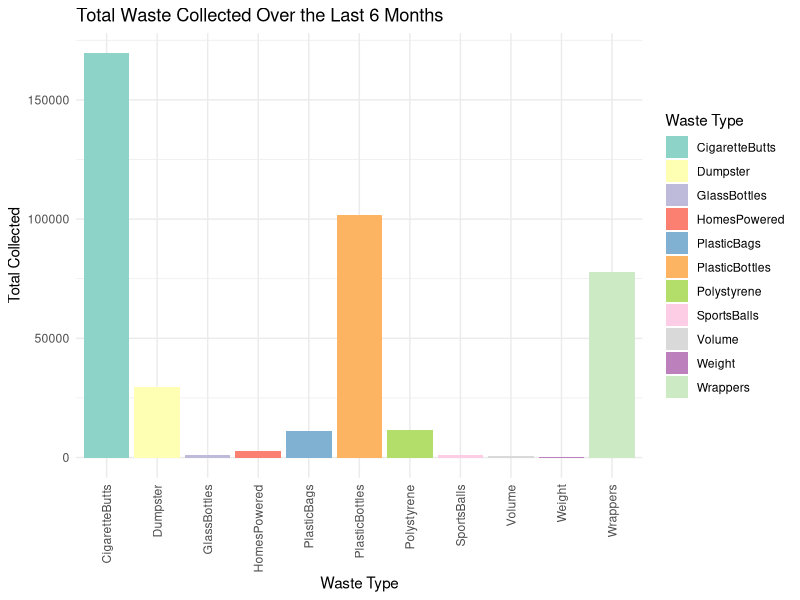
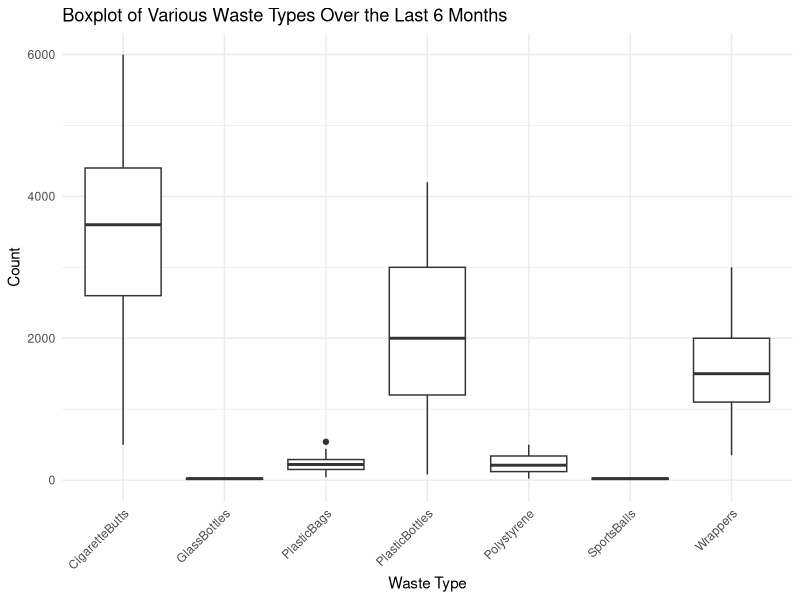
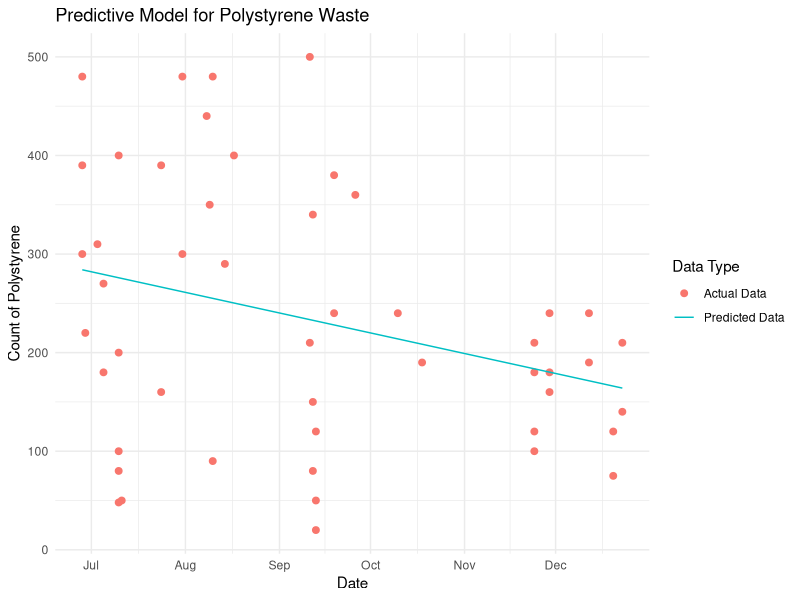
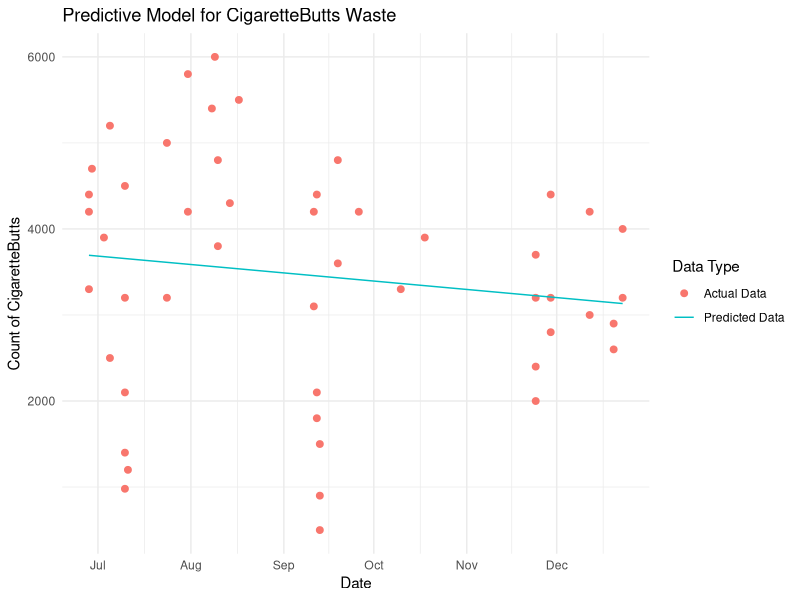
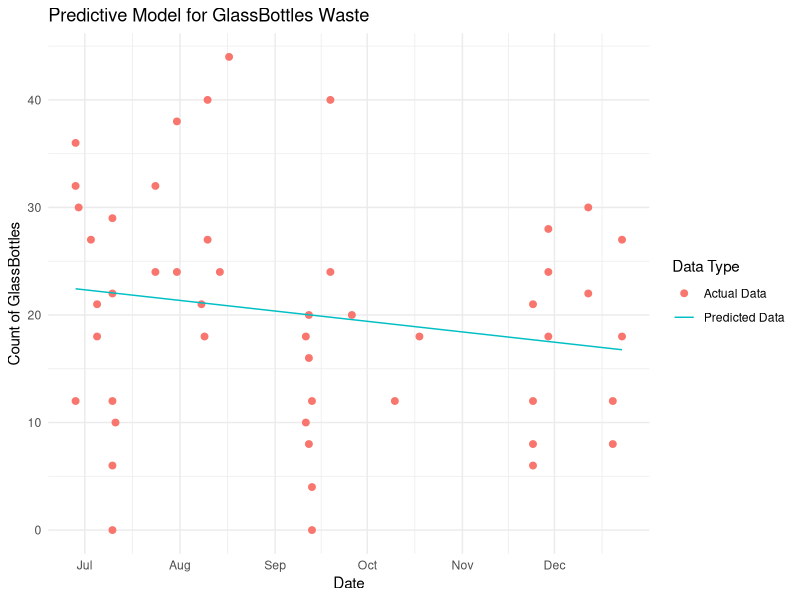
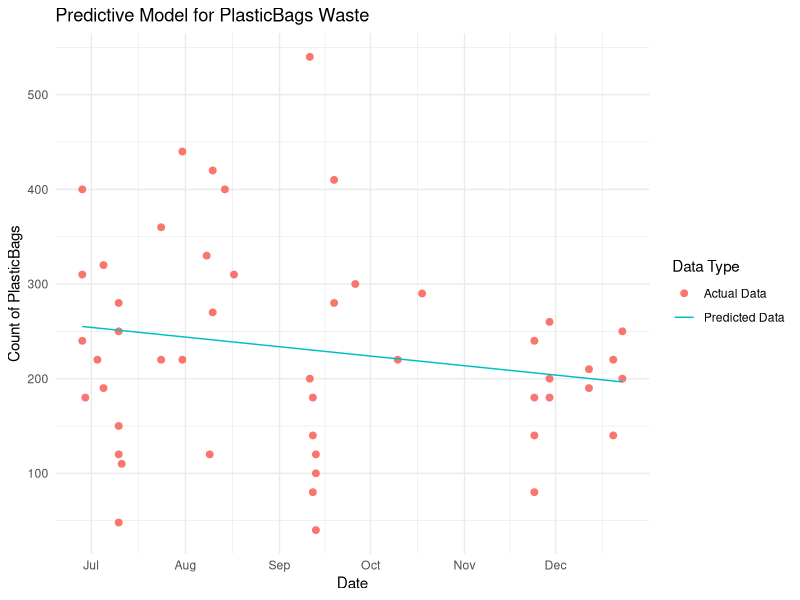
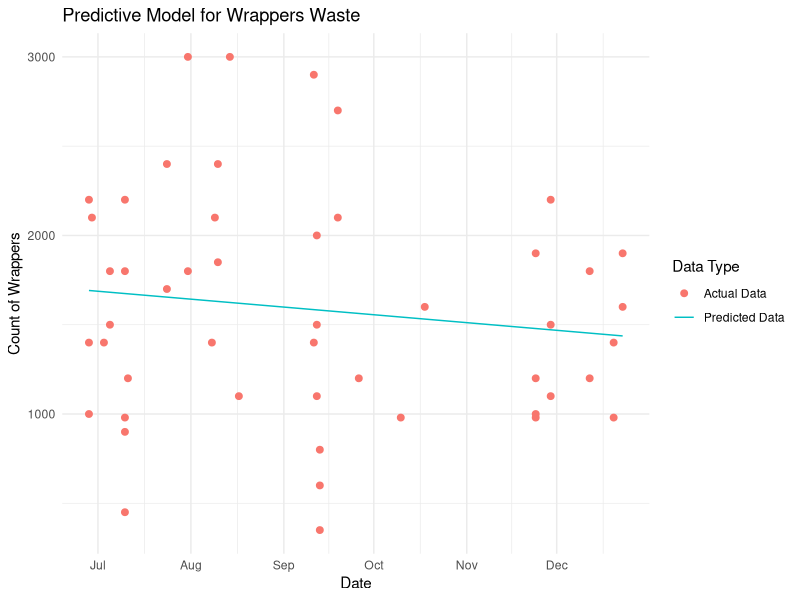
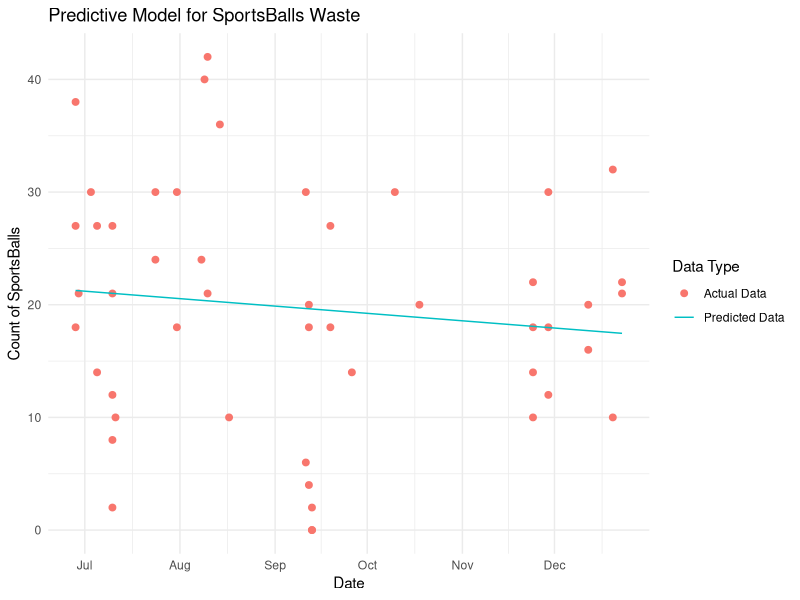

These charts were generated, in order, by the following R code:
## ---- chunk 1
library(dplyr)
library(lubridate)
library(ggplot2)
library(tidyr)

# Read the CSV file
data <- read.csv("trashwheel.csv")
data$Date <- as.Date(data$Date, format = "%m/%d/%Y")
print(data)
## ---- chunk 2
# Filter data for the last 6 months
recent_data <- data %>%
  filter(Date > max(Date) %m-% months(6))
print(recent_data)
## ---- chunk 3
sums_recent <- recent_data %>%
  select(-Year) %>%
  select(-Date) %>%
  summarise(across(where(is.numeric), sum, na.rm = TRUE))

head(sums_recent)
## ---- chunk 4
sums_recent <- pivot_longer(sums_recent, cols = everything(), names_to = "Waste_Type", values_to = "Total")

print(sums_recent)
## ---- chunk 5
ggplot(sums_recent, aes(x = Waste_Type, y = Total, fill = Waste_Type)) +
  geom_bar(stat = "identity") +
  theme_minimal() +
  theme(axis.text.x = element_text(angle = 90, vjust = 0.5, hjust=1)) +
  labs(title = "Total Waste Collected Over the Last 6 Months",
       x = "Waste Type",
       y = "Total Collected",
       fill = "Waste Type") +
  scale_fill_brewer(palette = "Set3")
## ---- chunk 6
recent_data_long <- recent_data %>%
  select(Date, PlasticBottles, Polystyrene, CigaretteButts, GlassBottles,
         PlasticBags, Wrappers, SportsBalls) %>%
  gather(key = "Waste_Type", value = "Count", -Date)

head(recent_data_long)
## ---- chunk 7
ggplot(recent_data_long, aes(x = Waste_Type, y = Count)) + 
  geom_boxplot() +
  theme_minimal() +
  labs(title = "Boxplot of Various Waste Types Over the Last 6 Months",
       x = "Waste Type",
       y = "Count") +
  theme(axis.text.x = element_text(angle = 45, hjust = 1))
## ---- chunk 8
summary_stats <- recent_data_long %>%
  group_by(Waste_Type) %>%
  summarise(Median_Count = median(Count),
            IQR = IQR(Count),
            Lower_Whisker = quantile(Count, 0.25) - 1.5 * IQR(Count),
            Upper_Whisker = quantile(Count, 0.75) + 1.5 * IQR(Count),
            Mean_Count = mean(Count))

# Print the summary statistics
print(summary_stats)
## ---- chunk 9
recent_data_long$Date_numeric <- as.numeric(recent_data_long$Date - min(recent_data_long$Date))

# List of waste types to model
waste_types <- c("Polystyrene", "CigaretteButts", "GlassBottles", "PlasticBags", "Wrappers", "SportsBalls")

# Initialize an empty list to store models
models <- list()

# Loop over waste types, fit model, and store
for(waste in waste_types) {
  model <- lm(Count ~ Date_numeric, data = filter(recent_data_long, Waste_Type == waste))
  models[[waste]] <- model
}

# Display summaries of all models (optional, can be verbose)
lapply(models, summary)

# Function to create prediction plots for a given waste type
create_prediction_plot <- function(waste) {
  # Create prediction data
  prediction_data <- data.frame(Date_numeric = seq(min(recent_data_long$Date_numeric), max(recent_data_long$Date_numeric), by = 1))
  prediction_data$Predicted_Count <- predict(models[[waste]], newdata = prediction_data)
  prediction_data$Date <- min(recent_data_long$Date) + prediction_data$Date_numeric

  # Plotting
  p <- ggplot(filter(recent_data_long, Waste_Type == waste), aes(x = Date, y = Count)) +
    geom_point(aes(color = "Actual Data"), size = 2) +
    geom_line(data = prediction_data, aes(x = Date, y = Predicted_Count, color = "Predicted Data")) +
    theme_minimal() +
    labs(title = paste("Predictive Model for", waste, "Waste"),
         x = "Date",
         y = paste("Count of", waste),
         color = "Data Type")

  return(p)
}

# Use the function to create plots
plot_list <- lapply(waste_types, create_prediction_plot)

plot_list[[1]]

## ---- chunk 10
plot_list[[2]]
## ---- chunk 11
plot_list[[3]]
## ---- chunk 12
plot_list[[4]]
## ---- chunk 13
plot_list[[5]]
## ---- chunk 14
plot_list[[6]]
